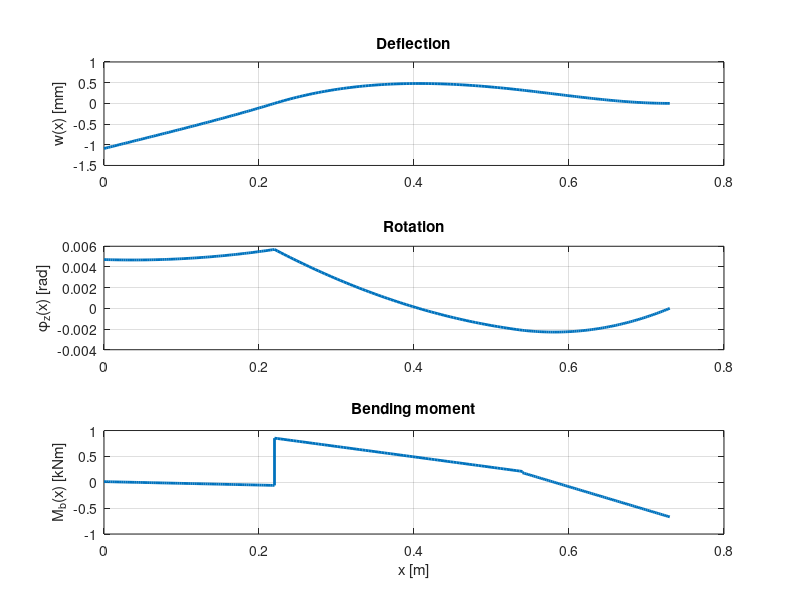

Reproduce this figure in MATLAB.

% FEM Beam Analysis of a Bent Beam Structure
% Marai Abed Alrahman
% MATLAB implementation using Euler-Bernoulli beam elements
% Includes:
% - static analysis
% - reaction forces
% - deflection, rotation, and bending moment plots
% - midpoint deflections
% - modal analysis (natural frequencies)
clear; clc; close all;

%% --------------------- INPUT DATA ---------------------
% Geometry (m)
a = 0.220;
b = 0.540;
c = 0.730;          % total length

% Cross-sections
d1 = 0.031;         % [m]
d2 = 2*d1;          % [m]

% Material
E2  = 30e9;         % [Pa]
E1  = 4*E2;         % [Pa]  % small-diameter part = 4E2
rho = 2500;         % [kg/m^3]

% Loads
p1 = 3000;          % [N/m]  (uniform, upward, on elems 1 and 2)
F1 = 2000;          % [N]    (concentrated vertical force at node 3)
M1 = 900;           % [Nm]   (concentrated torque at node 2)

%% --------------------- MESH & SECTIONS ----------------
% Nodes along the beam: 1 -- 2 -- 3 -- 4
x     = [0; a; b; c];   % global x-positions of nodes
nNode = numel(x);
nDof  = 2*nNode;        % [w1,phi1,w2,phi2,w3,phi3,w4,phi4]

% Elements: 3 beam elements between the 4 nodes
elem  = [1 2;
         2 3;
         3 4];
nElem = size(elem,1);

% Element lengths (matching theory: L1=a, L2=b-a, L3=c-b)
L1 = a;
L2 = b - a;
L3 = c - b;
L  = [L1; L2; L3];

% Second moments of area and EI
I1 = pi*d1^4/64;
I2 = pi*d2^4/64;
EI = [E1*I1;   E2*I2;   E2*I2];

% Areas for mass matrix
A1 = pi*d1^2/4;
A2 = pi*d2^2/4;
A  = [A1; A2; A2];

%% --------------------- GLOBAL MATRICES ----------------
K = zeros(nDof);         % global stiffness
M = zeros(nDof);         % global mass
F = zeros(nDof,1);       % global load vector

for e = 1:nElem
    Le  = L(e);
    EIe = EI(e);
    Ae  = A(e);

    i = elem(e,1);
    j = elem(e,2);
    edofs = [2*i-1 2*i 2*j-1 2*j];   % [wi,phii,wj,phij]

    % Beam stiffness matrix (Euler–Bernoulli, 2DOF/node)
    ke = (EIe/Le^3) * [ ...
        12      6*Le   -12      6*Le;
        6*Le  4*Le^2   -6*Le  2*Le^2;
       -12     -6*Le    12     -6*Le;
        6*Le  2*Le^2   -6*Le  4*Le^2 ];

    % Consistent mass matrix
    me = (rho*Ae*Le/420) * [ ...
        156     22*Le    54    -13*Le;
        22*Le  4*Le^2  13*Le   -3*Le^2;
        54     13*Le   156    -22*Le;
       -13*Le -3*Le^2 -22*Le   4*Le^2];

    % Equivalent nodal loads from p1 on elements 1 and 2
    feq = zeros(4,1);
    if e <= 2
        % standard equivalent nodal loads for a uniform q = p1
        feq = p1*Le/2 * [1; Le/6; 1; -Le/6];
    end

    % Assembly
    K(edofs,edofs) = K(edofs,edofs) + ke;
    M(edofs,edofs) = M(edofs,edofs) + me;
    F(edofs)       = F(edofs)       + feq;
end

%% --------------------- CONCENTRATED LOADS ----------------
% vect(0,0,0,M1,F1,0,0,0) -> DOF4 = M1, DOF5 = F1
F(4) = F(4) + M1;    % torque at node 2 (phi2)
F(5) = F(5) + F1;    % vertical force at node 3 (w3)

%% --------------------- BOUNDARY CONDITIONS ----------------
% Fixed DOFs are 3, 7, 8:
% DOF map: [1 2 3 4 5 6 7 8] = [w1,phi1,w2,phi2,w3,phi3,w4,phi4]
fixed   = [3 7 8];
allDofs = 1:nDof;
free    = setdiff(allDofs,fixed);

%% --------------------- 1–2. STATIC SOLUTION --------------------
U       = zeros(nDof,1);
U(free) = K(free,free) \ F(free);   % Kff*Uf = Ff
R       = K*U - F;                  % reactions

fprintf('\n=== STATIC RESULTS ===\n');
fprintf('Nodal displacements (w in mm, phi in rad):\n');
for i = 1:nNode
    w   = 1e3*U(2*i-1);      % [mm]
    phi = U(2*i);            % [rad]
    fprintf('Node %d: w = %+8.4f mm   phi = %+9.4e rad\n', i, w, phi);
end

fprintf('\nReaction forces / moments at fixed DOFs:\n');
for k = fixed
    node = ceil(k/2);
    if mod(k,2)==1          % odd DOF -> w
        fprintf('DOF %d (node %d, w ): R = %+10.3f N\n',  k, node, R(k));
    else                    % even DOF -> phi
        fprintf('DOF %d (node %d,phi): R = %+10.3f Nm\n', k, node, R(k));
    end
end

%% --------------------- 3. FIELD PLOTS (w, phi, M_b) -------------
nPlot = 80;
X = []; W = []; PHI = []; Mdiag = [];

for e = 1:nElem
    i   = elem(e,1);
    j   = elem(e,2);
    Le  = L(e);
    EIe = EI(e);

    w1  = U(2*i-1);   phi1 = U(2*i);
    w2  = U(2*j-1);   phi2 = U(2*j);

    xi  = linspace(0,1,nPlot);      % local 0..1

    % Hermite shape functions
    N1  = 1 - 3*xi.^2 + 2*xi.^3;
    N2  = Le*(xi - 2*xi.^2 + xi.^3);
    N3  = 3*xi.^2 - 2*xi.^3;
    N4  = Le*(-xi.^2 + xi.^3);

    wloc = N1.*w1 + N2.*phi1 + N3.*w2 + N4.*phi2;

    % Derivatives wrt xi (for rotation)
    N1p = -6*xi + 6*xi.^2;
    N2p = Le*(1 - 4*xi + 3*xi.^2);
    N3p =  6*xi - 6*xi.^2;
    N4p = Le*(-2*xi + 3*xi.^2);

    % rotation = dw/dx = (1/Le)*dw/dxi
    philoc = (1/Le)*(N1p.*w1 + N2p.*phi1 + N3p.*w2 + N4p.*phi2);

    % curvature and bending moment (sign chosen so M positive in sagging)
    d2 = (6/Le^2)*(w1*(2*xi-1) + w2*(1-2*xi)) ...
       + (2/Le)*(phi1*(3*xi-2) + phi2*(3*xi-1));
    Mloc = -EIe * d2;

    Xe = x(i) + xi*(x(j)-x(i));  % map to global x

    X     = [X Xe];
    W     = [W wloc];
    PHI   = [PHI philoc];
    Mdiag = [Mdiag Mloc];
end

figure;
subplot(3,1,1)
plot(X,1e3*W,'LineWidth',2); grid on;
ylabel('w(x) [mm]');
title('Deflection');

subplot(3,1,2)
plot(X,PHI,'LineWidth',2); grid on;
ylabel('\phi_z(x) [rad]');
title('Rotation');

subplot(3,1,3)
plot(X,Mdiag/1e3,'LineWidth',2); grid on;
ylabel('M_b(x) [kNm]');
xlabel('x [m]');
title('Bending moment');

%% --------------------- 4. DEFLECTION AT MID–ELEMENT POINTS ----
% midpoints at x = a/2, (a+b)/2, (b+c)/2 (one per element)
w_mid = zeros(3,1);

for e = 1:nElem
    i   = elem(e,1);
    j   = elem(e,2);
    Le  = L(e);

    w1  = U(2*i-1);   phi1 = U(2*i);
    w2  = U(2*j-1);   phi2 = U(2*j);

    xi  = 0.5;        % element midpoint

    N1  = 1 - 3*xi^2 + 2*xi^3;
    N2  = Le*(xi - 2*xi^2 + xi^3);
    N3  = 3*xi^2 - 2*xi^3;
    N4  = Le*(-xi^2 + xi^3);

    w_mid(e) = N1*w1 + N2*phi1 + N3*w2 + N4*phi2;
end

fprintf('\nDeflection at midpoints (for table 3):\n');
fprintf('x = a/2       -> w = %+8.4f mm\n', 1e3*w_mid(1));
fprintf('x = (a+b)/2   -> w = %+8.4f mm\n', 1e3*w_mid(2));
fprintf('x = (b+c)/2   -> w = %+8.4f mm\n', 1e3*w_mid(3));

%% --------------------- 5. NATURAL FREQUENCIES -----------------
% Free–vibration eigenproblem: Kff*phi = w^2 * Mff * phi (unloaded)
Kff = K(free,free);
Mff = M(free,free);

[Phi_modes,Omega2] = eig(Kff,Mff);           % generalized eigenproblem
omega = sqrt(real(diag(Omega2)));            % [rad/s]
[omega,idx] = sort(omega);                   % sort
freq = omega/(2*pi);                         % [Hz]

nModes = min(3,numel(freq));
fprintf('\n=== FIRST %d NATURAL FREQUENCIES (UNLOADED) ===\n', nModes);
for m = 1:nModes
    fprintf('Mode %d:  omega = %8.3f rad/s   f = %8.3f Hz\n', ...
        m, omega(m), freq(m));
end
